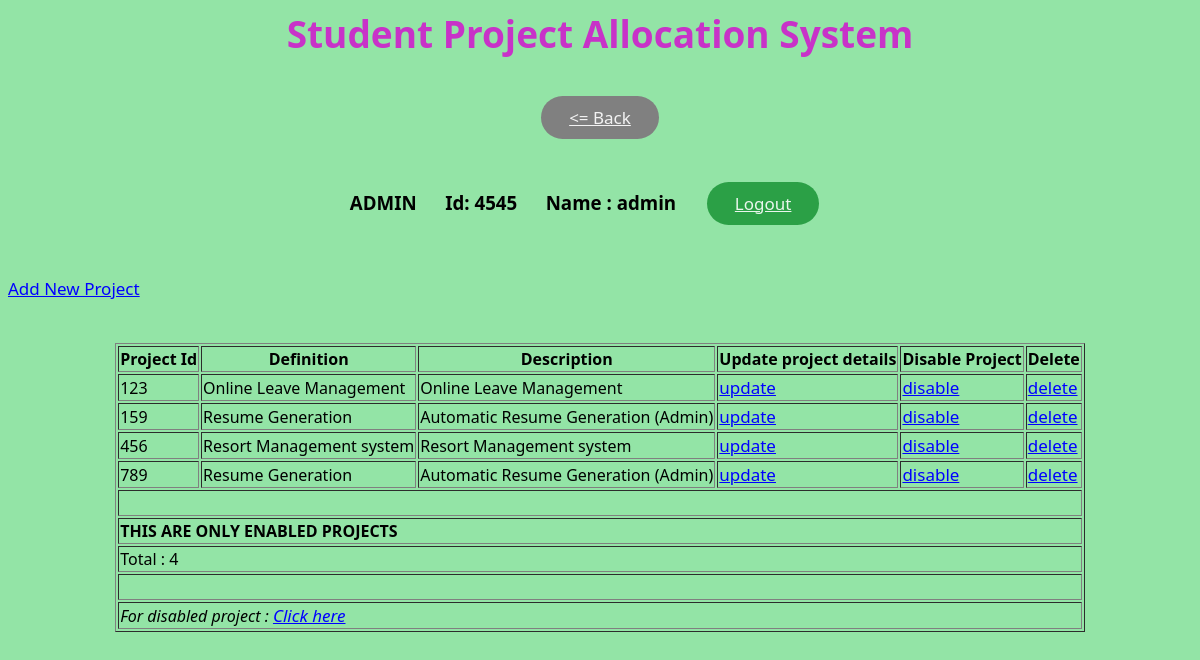
The page /admin/project.php (signed in) on the database its author committed.
### tables this page shows
CREATE TABLE `projects` (
  `project_id` int(6) UNSIGNED NOT NULL,
  `faculty` int(6) NOT NULL,
  `definition` varchar(25) NOT NULL,
  `description` varchar(50) DEFAULT NULL,
  `enable` int(1) DEFAULT NULL,
  `selected` int(1) DEFAULT NULL
);

### admin/project.php (the view, shortened to what this page needs)
<html>
    <head>
        <link rel="stylesheet" type="text/css" href="../main.css">
    </head>
    <body>
        <h1 align="center">Student Project Allocation System</h1>
        <h3 align="center"><a href="index.php"  class="back shadow"><= Back</a></h3>
        <h3 align="center"><?php if(isset($_SESSION['admin'])){echo 'ADMIN';}else{echo 'FACULTY';} ?>   &emsp;    Id: <?php echo $_SESSION['faculty']; ?>  &emsp;       Name : <?php echo $_SESSION['faculty_name']; ?>&emsp;<a href="admin_logout.php" class="log_out shadow">Logout</a>&emsp;</h3>        <br>
        <a href="p/insert_project.php">Add New Project</a>
        <br>
        <br>
        <form>
            <table align="center" border="1">
                <tr>
                    <th>Project Id</th>
                    <th>Definition</th>
                    <th>Description</th>
                    <th>Update project details</th>
                    <th>Disable Project</th>
                    <th>Delete</th>
                </tr>
                <?php
                $count=0;
                    try{
                        $dbhandler=new PDO('mysql:host=127.0.0.1;dbname=project_db','root','');
                        $dbhandler->setAttribute(PDO::ATTR_ERRMODE, PDO::ERRMODE_EXCEPTION);
                        $sql='select * from projects where enable=1';
                        $query=$dbhandler->query($sql);
                        while($r=$query->fetch())
                        {
                                echo '<tr>'
                                . '<td>'.$r['project_id'].'</td>'
                                . '<td>'.$r['definition'].'</td>'
                                . '<td>'.$r['description'].'</td>'
                                . '<td><a href="p/update_project.php?id='.$r['project_id'].'">update</a></td>'
                                . '<td><a href="p/disable_project_sql.php?id='.$r['project_id'].'">disable</a></td>'
                                . '<td><a href="p/delete_project_sql.php?id='.$r['project_id'].'">delete</a></td>'
                                        .'</tr>';
                            $count++;
                        }
                    } catch (Exception $ex) {
                        echo 'hello! There is some error!';
                    }
                echo '<tr>
                    <td colspan="6"><br></td>
                </tr>
                <tr>
                    <td colspan="6"><b>THIS ARE ONLY ENABLED PROJECTS</b></td>
                </tr>
                <tr>
                    <td colspan="6">Total : '.$count.'</td>
                </tr>';
                ?>
                <tr>
                    <td colspan="6"><br></td>
                </tr>
                <tr>
                    <td colspan="6"><i>For disabled project  : <a href="p/disabled_projects_list.php">Click here</a></i></td>
                </tr>
            </table>
        </form>
    </body>
</html>

### main.css (style rules this page uses)
h1 { color: rgb(200,50,200); font-family: algerian,Segoe UI,Frutiger,Frutiger Linotype,Dejavu Sans; font-size: 37px; }
a { color: blue; font-size: 17px; }
.log_out { display: inline-block; -webkit-box-sizing: border-box; -moz-box-sizing: border-box; box-sizing: border-box; cursor: pointer; margin: 12px; padding: 10px 28px; border: none; -webkit-border-radius: 30px; border-radius: 30px; font-family: Segoe UI,Frutiger,Frutiger Linotype,Dejavu Sans,Helvetica Neue,Arial,sans-serif; font-size: 17px; font-style: normal; font-variant: normal; font-weight: 500; color: rgba(255,255,255,0.9); -o-text-overflow: clip; text-overflow: clip; background: #2ba046; }
.back { display: inline-block; -webkit-box-sizing: border-box; -moz-box-sizing: border-box; box-sizing: border-box; cursor: pointer; margin: 12px; padding: 10px 28px; border: none; -webkit-border-radius: 30px; border-radius: 30px; font-family: Segoe UI,Frutiger,Frutiger Linotype,Dejavu Sans,Helvetica Neue,Arial,sans-serif; font-size: 17px; font-style: normal; font-variant: normal; font-weight: 500; color: rgba(255,255,255,0.9); -o-text-overflow: clip; text-overflow: clip; background: grey; }

### rows shown on the page
projects: project_id "123", definition "Online Leave Management", description "Online Leave Management"
projects: project_id "159", definition "Resume Generation", description "Automatic Resume Generation (Admin)"
projects: project_id "456", definition "Resort Management system", description "Resort Management system"
projects: project_id "789", definition "Resume Generation", description "Automatic Resume Generation (Admin)"

### other values the page prints
$_SESSION['faculty'] "4545"
$_SESSION['faculty_name'] "admin"
$count "4"
